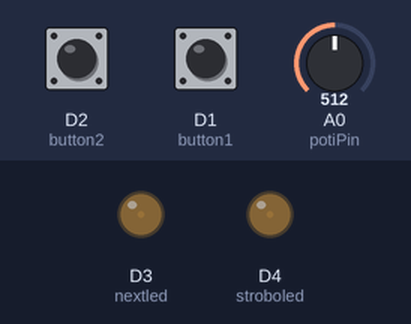
Bench run of a sketch on a simulated ESP8266 (NodeMCU). Shown: output pins drawn as LEDs (lit = HIGH). Dashed ring = blinking. Inputs (shaded band) come from the test bench; at power-on: D2 (button2) LOW, D1 (button1) LOW, A0 (potiPin) = 512. WiFi joins after 1.5 s; servers stay silent unless stated; what the sketch prints to the serial monitor is not drawn.

Above: at 3.2 s.
3.3 s: D2 (button2) pulled HIGH for 0.15 s
At 3.8 s:
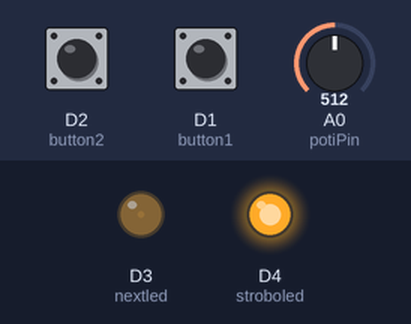
6.4 s: D1 (button1) pulled HIGH for 0.15 s
At 7.3 s:
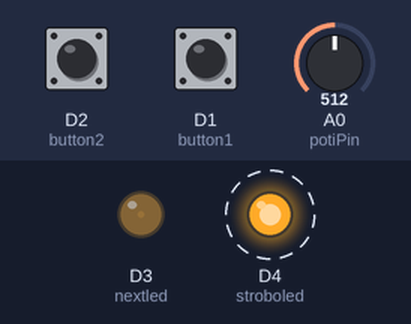
9.4 s: D1 (button1) pulled HIGH for 1 s
At 9.9 s:
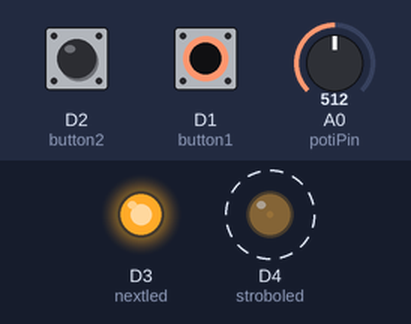
15.4 s: D2 (button2) pulled HIGH for 1 s
17.9 s: D2 (button2) pulled HIGH for 3.2 s
At 19.3 s:
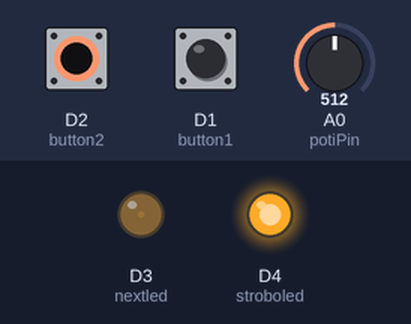
Timing chart, 0 to 25.1 s (numbered marks = the images above; inputs shaded):
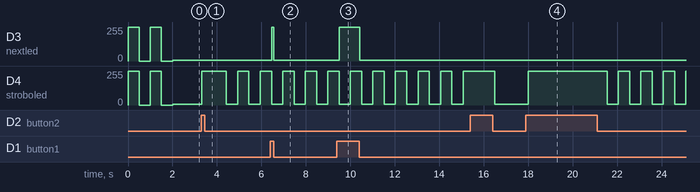

The sketch:

controlPanel.ino
```cpp
#include <ESP8266WiFi.h>
#include <WiFiUdp.h>
#include "Protocol.h"

// Connected periphery
#define potiPin A0
#define button1 D1
#define button2 D2
#define stroboled D4
#define nextled D3
// time for pattern in mins
#define patternTime 5
// time for color in mins
#define colorTime 14
// for debugging:
#define debug


// Current and temp values of periphery
int16_t poti_value = 0;
int16_t poti_temp = 0;
bool button1_pressed = false;
bool button1_temp = false;
bool button2_pressed = false;
bool button2_temp = false;
bool changed = false;
bool poti_changed = false;
bool buttons_changed = false;
bool strobobuttonleuchtet = false;

// current patterns
int current_base_pattern = 1;
int current_front_pattern = 2;
int current_strobe = 2;
int color_picker = 0;
int base_color = 128;
int front_color = 220;
int strobe_color = 128;
int main_dimmer = 255;
bool strobe_on = false;
unsigned long last_pattern_change = 0;
unsigned long last_color_change = 0;

// array for colors
int farben[90][2] = {{1, 2}, {1, 3}, {1, 4}, {1, 5}, {1, 6}, {1, 7}, {1, 8}, {1, 9}, {1, 10}, {2, 1},
  {2, 3}, {2, 4}, {2, 5}, {2, 6}, {2, 7}, {2, 8}, {2, 9}, {2, 10}, {3, 1}, {3, 2},
  {3, 4}, {3, 5}, {3, 6}, {3, 7}, {3, 8}, {3, 9}, {3, 10}, {4, 1}, {4, 2}, {4, 3},
  {4, 5}, {4, 6}, {4, 7}, {4, 8}, {4, 9}, {4, 10}, {5, 1}, {5, 2}, {5, 3}, {5, 4},
  {5, 6}, {5, 7}, {5, 8}, {5, 9}, {5, 10}, {6, 1}, {6, 2}, {6, 3}, {6, 4}, {6, 5},
  {6, 7}, {6, 8}, {6, 9}, {6, 10}, {7, 1}, {7, 2}, {7, 3}, {7, 4}, {7, 5}, {7, 6},
  {7, 8}, {7, 9}, {7, 10}, {8, 1}, {8, 2}, {8, 3}, {8, 4}, {8, 5}, {8, 6}, {8, 7},
  {8, 9}, {8, 10}, {9, 1}, {9, 2}, {9, 3}, {9, 4}, {9, 5}, {9, 6}, {9, 7}, {9, 8},
  {9, 10}, {10, 1}, {10, 2}, {10, 3}, {10, 4}, {10, 5}, {10, 6}, {10, 7}, {10, 8}, {10, 9}
};


// Stuff for protocol
settingMessage setMesg;

// Timer for frequent updates
unsigned long oneSec = 0;
unsigned long strobotoggle = 0;

// WLAN credentials and status
char ssid[] = "test";     //  your network SSID (name)
char pass[] = "testtest";  // your network password
int status = WL_IDLE_STATUS;     // the Wifi radio's status
WiFiUDP udp_sender;
IPAddress localIP;
IPAddress broadcast;
const uint32_t port = 1103;

// Connecting to WiFi
void wifiSetup() {
  WiFi.begin(ssid, pass);
#ifdef debug
  Serial.print("Attempting to connect to WiFi");
#endif
  while (WiFi.status() != WL_CONNECTED) {
#ifdef debug
    Serial.print(".");
#endif
    digitalWrite(stroboled, HIGH);
    digitalWrite(nextled, HIGH);
    delay(500);
    digitalWrite(stroboled, LOW);
    digitalWrite(nextled, LOW);
    delay(500);
  }
#ifdef debug
  Serial.println("Connected!");
#endif
}

void setupBroadcast() {
  broadcast = WiFi.localIP();
  broadcast[3] = 255;
  if (udp_sender.begin(port) == 1) {
#ifdef debug
    Serial.printf("UDP Service Started at port %d", port);
#endif
  }
}

void nextPattern() {
  current_base_pattern++;
  if (current_base_pattern > 6) {
    current_base_pattern = 1;
    current_front_pattern++;
    if (current_front_pattern > 7) {
      current_front_pattern = 1;
    }
  }
  if ((current_front_pattern == 1) && (current_base_pattern == 1)) {
    current_base_pattern = 2;
  }
#ifdef debug
  Serial.print("front: ");
  Serial.print(current_front_pattern);
  Serial.print(" back: ");
  Serial.println(current_base_pattern);
#endif
  last_pattern_change = millis();
}

void lastPattern() {
  current_base_pattern--;
  if (current_base_pattern < 1) {
    current_base_pattern = 6;
    current_front_pattern--;
    if (current_front_pattern < 1) {
      current_front_pattern = 7;
    }
  }
}

void nextStrobe() {
  current_strobe++;
  if (current_strobe > 4) {
    current_strobe = 2;
  }
#ifdef debug
  Serial.print("Strobe mode: ");
  Serial.println(current_strobe);
#endif
}

boolean potiChanged() {
  poti_temp = analogRead(A0);
  if ((poti_temp > poti_value + 10) || (poti_temp < poti_value - 10)) {
    poti_value = poti_temp;
    return true;
  } else {
    return false;
  }
}

void setup() {
  // put your setup code here, to run once:
#ifdef debug
  Serial.begin(9600);
#endif
  pinMode(button1, INPUT);
  pinMode(button2, INPUT);
  pinMode(potiPin, INPUT);
  pinMode(nextled, OUTPUT);
  pinMode(stroboled, OUTPUT);
  wifiSetup();
  setupBroadcast();
  analogWrite(nextled, 25);
  analogWrite(stroboled, 25);
  oneSec = millis();
  last_color_change = millis();
  last_pattern_change = millis();
}

void loop() {
  delay(100);
  // put your main code here, to run repeatedly:
  int poti_temp = analogRead(A0);
  int button1_temp = digitalRead(D1);
  int button2_temp = digitalRead(D2);

  buttons_changed = false;
  changed = false;
  poti_changed = potiChanged();

  if (millis() > last_pattern_change + (patternTime * 60000)) {
    nextPattern();
    changed = true;
#ifdef debug
    Serial.println("automatic mode change.");
#endif
    analogWrite(nextled, 0);
    delay(200);
    analogWrite(nextled, 1023);
    delay(200);
    analogWrite(nextled, 0);
    delay(200);
    analogWrite(nextled, 1023);
  }

  if (millis() > last_color_change + colorTime * 60000) {
    color_picker++;
    if (color_picker > 89) {
      color_picker = 0;
    }
    front_color = floor(farben[color_picker][1] * 255 / 10);
    base_color = floor(farben[color_picker][2] * 255 / 10);
    changed = true;
    last_color_change = millis();
#ifdef debug
    Serial.print("color timer changed: ");
    Serial.print(color_picker);
    Serial.print(" ");
    Serial.print(front_color);
    Serial.print(" ");
    Serial.println(base_color);
#endif
  }

  /*if ((button2_temp == false) && strobe_on) {
    strobe_on = false;
    changed = true;
    }*/

  if (button1_temp != button1_pressed) {
    buttons_changed = true;
    button1_pressed = button1_temp;
  }
  if (button2_temp != button2_pressed) {
    buttons_changed = true;
    button2_pressed = button2_temp;
  }
  if (poti_changed) {
    buttons_changed = true;
  }

  // Hat sich was an den Buttons geändert?
  if (buttons_changed) {
    // Check which button is active
    if (button1_temp) {
      // Next button gedrückt!
      if (strobe_on) {
        changed = true;
        // Next gedrückt und Strobo an
        // also nächstes Strobe
        nextStrobe();
#ifdef debug
        Serial.println("next strobe");
#endif
      } else {
        // nur next gedrückt, jetzt poti auswerten!
        if (poti_changed) {
          // next gedrückt und poti geändert
          changed = true;
          color_picker = (int)(poti_temp * (89.0 / 1024.0));
          front_color = floor(farben[color_picker][0] * (255 / 10));
          base_color = floor(farben[color_picker][1] * (255 / 10));
#ifdef debug
          Serial.print("color poti changed: ");
          Serial.print(poti_temp);
          Serial.print(" ");
          Serial.print(color_picker);
          Serial.print(" ");
          Serial.print(front_color);
          Serial.print(" ");
          Serial.println(base_color);
#endif
        } else {
          changed = true;
          nextPattern();
#ifdef debug
          Serial.println("next pattern");
#endif
        }

      }
    }
    else if (button2_temp) {
      // nur Strobe gedrückt
      // also stroben
      // experimentieller code! start
      if (strobe_on) {
        strobe_on = false;
        changed = true;
#ifdef debug
        Serial.println("Strobe_on false gesetzt.");
#endif
      } else {
        strobe_on = true;
        changed = true;
#ifdef debug
        Serial.println("Strobe_on true gesetzt.");
#endif
      }
      // ende*/
      //strobe_on = true;
      if (poti_changed) {
        // experiment
        strobe_on = true;
        changed = true;
        // ende
        // Farbe anpassen und weiterstroben
        strobe_color = floor(poti_temp / 4);
        if (strobe_color < 35) {
          strobe_color = 35;
        }
#ifdef debug
        Serial.print("strobe color change: ");
        Serial.println(strobe_color);
#endif
      }
    } else if (poti_changed) {
      /*if (strobe_on) {
        // experiment
        strobe_on = true;
        // ende
        // Farbe anpassen und weiterstroben
        strobe_color = floor(poti_temp / 4);
        if (strobe_color < 35) {
          strobe_color = 35;
        }
#ifdef debug
        Serial.print("strobe color change: ");
        Serial.println(strobe_color);
#endif
      } else {*/
        changed = true;
        main_dimmer = floor(poti_temp / 4);
#ifdef debug
        Serial.print("maindimmer change: ");
        Serial.println(main_dimmer);
#endif
      //}
    }
  }

  // Nachricht bauen
  if (strobe_on) {
    setMesg.strobePattern = floor(current_strobe * (255 / 4)); // from 1 to 265
    setMesg.strobeColor = strobe_color;
    setMesg.strobeBrightness = 255;
#ifdef debug
    Serial.print("strobo: ");
    Serial.println(current_strobe);
#endif
  } else {
    setMesg.strobePattern = 1;
    setMesg.strobeColor = 1;
    setMesg.strobeBrightness = 1;
  }
  setMesg.basePattern = floor(current_base_pattern * (255 / 6));
  setMesg.frontPattern = floor(current_front_pattern  * (255 / 7));
  setMesg.mainDim = main_dimmer;
  setMesg.frontColor = front_color;
  setMesg.baseColor = base_color;
  setMesg.baseSpeed = 200;
  setMesg.frontSpeed = 70;
  setMesg.strobeSpeed = 100;
  setMesg.dutyCycle = 200;
  setMesg.frontBrightness = 255;
  setMesg.baseBrightness = 255;

  if (!setMesg.strobePattern) setMesg.strobePattern = 1;
  if (!setMesg.strobeColor) setMesg.strobeColor = 1;
  if (!setMesg.strobeBrightness) setMesg.strobeBrightness = 1;
  if (!setMesg.basePattern) setMesg.basePattern = 1;
  if (!setMesg.frontPattern) setMesg.frontPattern = 1;
  if (!setMesg.mainDim) setMesg.mainDim = 1;
  if (!setMesg.frontColor) setMesg.frontColor = 1;
  if (!setMesg.baseColor) setMesg.baseColor = 1;
  if (!setMesg.frontSpeed) setMesg.frontSpeed = 1;
  if (!setMesg.strobeSpeed) setMesg.strobeSpeed = 1;
  if (!setMesg.dutyCycle) setMesg.dutyCycle = 1;
  if (!setMesg.frontBrightness) setMesg.frontBrightness = 1;
  if (!setMesg.baseBrightness) setMesg.baseBrightness = 1;

  // build messages
  if (changed) {
    udp_sender.beginPacket(broadcast, port);
    udp_sender.write(setMesg.buffer, 15);
    udp_sender.endPacket();
#ifdef debug
    Serial.println("Send Package because change");
#endif
  }

  if (millis() - oneSec > 1000) {
    udp_sender.beginPacket(broadcast, port);
    udp_sender.write(setMesg.buffer, 15);
#ifdef debug
    for (int i = 0; i < setMesg.maxSize; i++) {
      Serial.print(" ");
      Serial.print(setMesg.buffer[i]);
    }

    Serial.println();
#endif
    udp_sender.endPacket();
#ifdef debug
    Serial.println("Send Package because timer");
#endif
    oneSec = millis();
  }

  if (button1_temp) {
    analogWrite(nextled, 1023);
  } else {
    analogWrite(nextled, 25);
  }

  if (button2_temp) {
    analogWrite(stroboled, 1023);
    strobotoggle = millis();
  } else if (strobe_on) {
    if (millis() > strobotoggle + 500) {
      if (strobobuttonleuchtet){
        analogWrite(stroboled, 25);
        strobobuttonleuchtet = false;
        strobotoggle = millis();
      } else {
        analogWrite(stroboled, 1023);
        strobobuttonleuchtet = true;
        strobotoggle = millis();
      }
    }
  } else {
    analogWrite(stroboled, 25);
  }

  if (WiFi.status() != WL_CONNECTED) {
    ESP.reset();
  }


}
```

Protocol.h
```cpp
/*
 * Protocol.h
 *
 *  Created on: 19.08.2016
 *      Author: christoph
 */

#ifndef PROTOCOL_H_
#define PROTOCOL_H_
/*
 * Equipmenttypes
 */
enum equipmentTypes : unsigned int {
  None = 48,
  All = 49,
  Light = 50,
  Control = 51
};

enum messageTypes :  unsigned int{
  SubscribeMessage = '0',
  SetMessage = '1',
  SyncMessage = '2',
  PushMessage = '3',
  StatusMessage = '4'
};

/*
 * Hier sind die Nachrichtentypen definiert.
 * Der Receivebuffer kann mit den folgenden Methoden auf
 * den Nachrichtentyp überprüft werden.
 */
inline bool subscribing(char* buffer, size_t length){
  if(length >= 1 && buffer[0] == SubscribeMessage){
    return true;
  }
  return false;
}

inline bool setting(char* buffer, size_t length){
  if(length >= 1 && buffer[0] == SetMessage){
    return true;
  }
  return false;
}

inline bool synchronising(char* buffer, size_t length){
  if(length >= 1 && buffer[0] == SyncMessage){
    return true;
  }
  return false;
}

inline bool pushing(char* buffer, size_t length){
  if(length >= 1 && buffer[0] == PushMessage){
    return true;
  }
  return false;
}

inline bool statusing(char* buffer, size_t length){
  if(length >= 1 && buffer[0] == StatusMessage){
    return true;
  }
  return false;
}

/*
 * Nachrichtenschablonen, die zum effizienten Erzeugen und
 * Auslesen der Nachrichten genutzt werden können.
 */

struct subscribeMessage {
  union {
    struct{
      char messageType;
      char equipmentType;
    };
    char buffer[2];
  };
  size_t maxSize = 2;
  inline subscribeMessage(){
    for(unsigned char i = 0; i < maxSize; i++)
      this->buffer[i] = '0';
    this->buffer[0] = SubscribeMessage;
  }
  inline subscribeMessage(char* buffer,  size_t length){
    if(length == maxSize){
      for(unsigned char i = 0; i < maxSize; i++)
        this->buffer[i] = buffer[i];
    }
    this->buffer[0] = SubscribeMessage;
  }
  inline subscribeMessage& operator= (const subscribeMessage& mesg){
    for(unsigned char i = 0; i < maxSize; i++)
      this->buffer[i] = mesg.buffer[i];
    return *this;
  }
  inline void create(char* buffer,  size_t length){
    if(length == maxSize){
      for(unsigned char i = 0; i < maxSize; i++)
        this->buffer[i] = buffer[i];
    }
  }
};

struct settingMessage {
  union {
    struct{
      char messageType;
      char basePattern;
      char baseColor;
      char baseSpeed;
      char baseBrightness;
      char frontPattern;
      char frontColor;
      char frontSpeed;
      char frontBrightness;
      char strobePattern;
      char strobeColor;
      char strobeSpeed;
      char strobeBrightness;
      char mainDim;
      char dutyCycle;
    };
    char buffer[15];
  };
  size_t maxSize = 15;
  inline settingMessage(){
    for(unsigned char i = 0; i < maxSize; i++)
      this->buffer[i] = '0';
    this->buffer[0] = SetMessage;
  }
  inline settingMessage(char* buffer,  size_t length){
    if(length == maxSize){
      for(unsigned char i = 0; i < maxSize; i++)
        this->buffer[i] = buffer[i];
      this->buffer[0] = SetMessage;
    }
  }
  inline settingMessage& operator= (const settingMessage& mesg){
    for(unsigned char i = 0; i < maxSize; i++)
      this->buffer[i] = mesg.buffer[i];
    return *this;
  }
  inline void create(char* buffer,  size_t length){
    if(length == maxSize){
      for(unsigned char i = 0; i < maxSize; i++)
        this->buffer[i] = buffer[i];
    }
  }
};

struct synchronisingMessage {
  union {
    struct{
      char messageType;
      char direction;
      uint16_t beat_period_millis;
      uint8_t beat_distinctivness;
    };
    char buffer[5];
  };
  size_t maxSize = 5;
  inline synchronisingMessage(){
    for(unsigned char i = 0; i < maxSize; i++)
      this->buffer[i] = '0';
    this->buffer[0] = SyncMessage;
  }
  inline synchronisingMessage(char* buffer,  size_t length){
    if(length == maxSize){
      for(unsigned char i = 0; i < maxSize; i++)
        this->buffer[i] = buffer[i];
      this->buffer[0] = SyncMessage;
    }
  }
  inline synchronisingMessage& operator= (const synchronisingMessage& mesg){
    for(unsigned char i = 0; i < maxSize; i++)
      this->buffer[i] = mesg.buffer[i];
    return *this;
  }
  inline void create(char* buffer,  size_t length){
    if(length == maxSize){
      for(unsigned char i = 0; i < maxSize; i++)
        this->buffer[i] = buffer[i];
    }
  }
};

struct pushingMessage {
  union {
    struct{
      char messageType;
      char pushing1;
      char pushing2;
      char pushing3;
      char pushing4;
      char pushing5;
      char pushing6;
    };
    char buffer[7];
  };
  size_t maxSize = 7;
  inline pushingMessage(){
    for(unsigned char i = 0; i < maxSize; i++)
      this->buffer[i] = '0';
    this->buffer[0] = PushMessage;
  }
  inline pushingMessage(char* buffer,  size_t length){
    if(length == maxSize){
      for(unsigned char i = 0; i < maxSize; i++)
        this->buffer[i] = buffer[i];
      this->buffer[0] = PushMessage;
    }
  }
  inline pushingMessage& operator= (const pushingMessage& mesg){
    for(unsigned char i = 0; i < maxSize; i++)
      this->buffer[i] = mesg.buffer[i];
    return *this;
  }
  inline void create(char* buffer,  size_t length){
    if(length == maxSize){
      for(unsigned char i = 0; i < maxSize; i++)
        this->buffer[i] = buffer[i];
    }
  }
};

struct statusingMessage {
  union {
    struct{
      char messageType;
      char status;
    };
    char buffer[2];
  };
  size_t maxSize = 2;
  inline statusingMessage(){
    for(unsigned char i = 0; i < maxSize; i++)
      this->buffer[i] = '0';
    this->buffer[0] = SyncMessage;
  }
  inline statusingMessage(char* buffer,  size_t length){
    if(length == maxSize){
      for(unsigned char i = 0; i < maxSize; i++)
        this->buffer[i] = buffer[i];
      this->buffer[0] = SyncMessage;
    }
  }
  inline statusingMessage& operator= (const statusingMessage& mesg){
    for(unsigned char i = 0; i < maxSize; i++)
      this->buffer[i] = mesg.buffer[i];
    return *this;
  }
  inline void create(char* buffer,  size_t length){
    if(length == maxSize){
      for(unsigned char i = 0; i < maxSize; i++)
        this->buffer[i] = buffer[i];
    }
  }
};


#endif /* PROTOCOL_H_ */
```

Measured:
- after the input at 3.3 s, D4 (stroboled): goes 255/255 1.1 s, 6/255 0.50 s, 255/255 0.51 s, 6/255 0.50 s, then 255/255, starting at once
- after the input at 6.4 s, D3 (nextled): 6/255 → 255/255 after 0.06 s, → 6/255 0.10 s later
- after the input at 9.4 s, D3 (nextled): 6/255 → 255/255 after 0.10 s, → 6/255 0.91 s later
- after the input at 17.9 s, D4 (stroboled): 6/255 → 255/255 after 0.10 s, then repeats every 1.0 s: 6/255 0.50 s, 255/255 0.51 s
